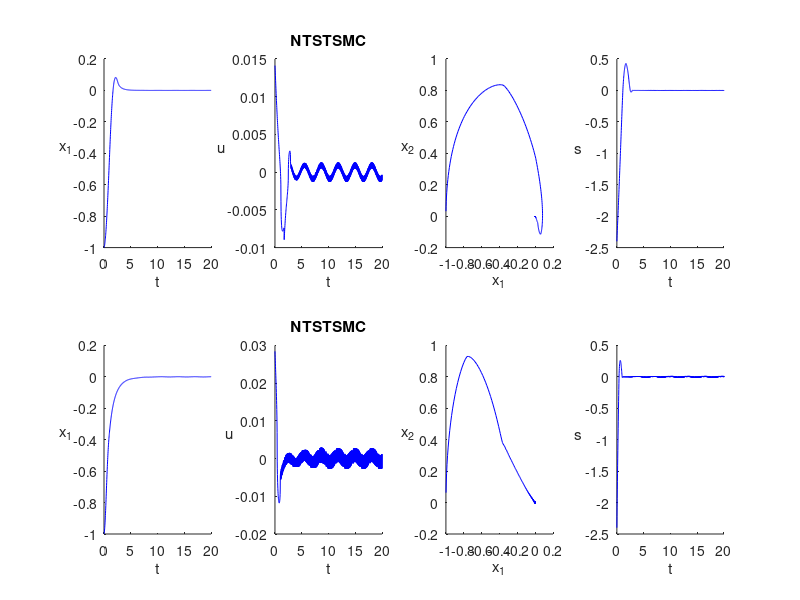

Source code (MATLAB):
clc,clear,close all
%NTSTSMC参数
t_end = 20; n = 1000;dt = t_end/n;
m = 0.8; g = 9.80665; Ix = 0.005; Iy = 0.005; Iz = 0.009; L = 0.33 / 2;
Kz = 0;

alpha = 2;beta = 1;gamma = 0.4;
mu = 15/17;r = 1.1;
K1 = 1;K2 = 1;

phi_dot = 0;theta_dot = 0;
e_psi = -1; e_psi_dot = 0; psi_des_dotdot = 0;
s_psi_integ = 0;

y1_array = [];y2_array = [];
u_array=[];s_array=[];s_dot_array=[];
for t = linspace(0,t_end,n)
    
    s = alpha * e_psi +  (beta * sign(e_psi_dot) * abs(e_psi_dot) ^ mu) ...
        + (gamma * sign(e_psi) * abs(e_psi) ^ r);
    s_psi_integ = s_psi_integ + K2 * sign(s) * dt;

    u = -Iz*((Ix-Iy)/Iz*phi_dot*theta_dot - psi_des_dotdot + alpha/(beta*mu)*sign(e_psi_dot) * abs(e_psi_dot)^(2-mu)...
    + gamma*r/(beta*mu)*(sign(e_psi) * abs(e_psi)^(r-1))* sign(e_psi_dot) * abs(e_psi_dot)^(2-mu) + K1*(abs(s))^(1/2)*sign(s)...
    + s_psi_integ);
    
    e_psi_dot = e_psi_dot + (u/Iz +(Ix - Iy)/Iz*phi_dot*theta_dot + 0.1 * sin(2*t) ) * dt;
    e_psi = e_psi + e_psi_dot * dt;
    u_array = [u_array,u];
    % if (t > 0)  s_dot_array = [s_dot_array,s_dot]; end
    y1_array = [y1_array, e_psi];
    y2_array = [y2_array, e_psi_dot];
    s_array = [s_array,s];
end
t = linspace(0,t_end,n);

subplot(2,4,1);hold on;plot(t,y1_array,'b');xlabel('t');ylabel('x_1',"Rotation",0)
subplot(2,4,2);hold on;plot(t,u_array,'b');xlabel('t');ylabel('u',"Rotation",0);title('NTSTSMC')
subplot(2,4,3);hold on;plot(y1_array,y2_array,'b');xlabel('x_1');ylabel('x_2',"Rotation",0)
subplot(2,4,4);hold on;plot(t,s_array,'b');xlabel('t');ylabel('s',"Rotation",0)
%%
t_end = 20; n = 1000;dt = t_end/n;
m = 0.8; g = 9.80665; Ix = 0.005; Iy = 0.005; Iz = 0.009; L = 0.33 / 2;
Kz = 0;

alpha = 2;beta = 2;gamma = 0.4;
mu = 15/17;r = 1.1;
K1 = 2;K2 = 3;

phi_dot = 0;theta_dot = 0;
e_psi = -1; e_psi_dot = 0; psi_des_dotdot = 0;
s_psi_integ = 0;

y1_array = [];y2_array = [];
u_array=[];s_array=[];s_dot_array=[];
for t = linspace(0,t_end,n)
    
    s = alpha * e_psi +  (beta * sign(e_psi_dot) * abs(e_psi_dot) ^ mu) ...
        + (gamma * sign(e_psi) * abs(e_psi) ^ r);
    s_psi_integ = s_psi_integ + K2 * sign(s) * dt;

    u = -Iz*((Ix-Iy)/Iz*phi_dot*theta_dot - psi_des_dotdot + alpha/(beta*mu)*sign(e_psi_dot) * abs(e_psi_dot)^(2-mu)...
    + gamma*r/(beta*mu)*(sign(e_psi) * abs(e_psi)^(r-1))* sign(e_psi_dot) * abs(e_psi_dot)^(2-mu) + K1*(abs(s))^(1/2)*sign(s)...
    + s_psi_integ);
    
    e_psi_dot = e_psi_dot + (u/Iz +(Ix - Iy)/Iz*phi_dot*theta_dot + 0.1 * sin(2*t) ) * dt;
    e_psi = e_psi + e_psi_dot * dt;
    u_array = [u_array,u];
    % if (t > 0)  s_dot_array = [s_dot_array,s_dot]; end
    y1_array = [y1_array, e_psi];
    y2_array = [y2_array, e_psi_dot];
    s_array = [s_array,s];
end
t = linspace(0,t_end,n);

subplot(2,4,5);hold on;plot(t,y1_array,'b');xlabel('t');ylabel('x_1',"Rotation",0)
subplot(2,4,6);hold on;plot(t,u_array,'b');xlabel('t');ylabel('u',"Rotation",0);title('NTSTSMC')
subplot(2,4,7);hold on;plot(y1_array,y2_array,'b');xlabel('x_1');ylabel('x_2',"Rotation",0)
subplot(2,4,8);hold on;plot(t,s_array,'b');xlabel('t');ylabel('s',"Rotation",0)